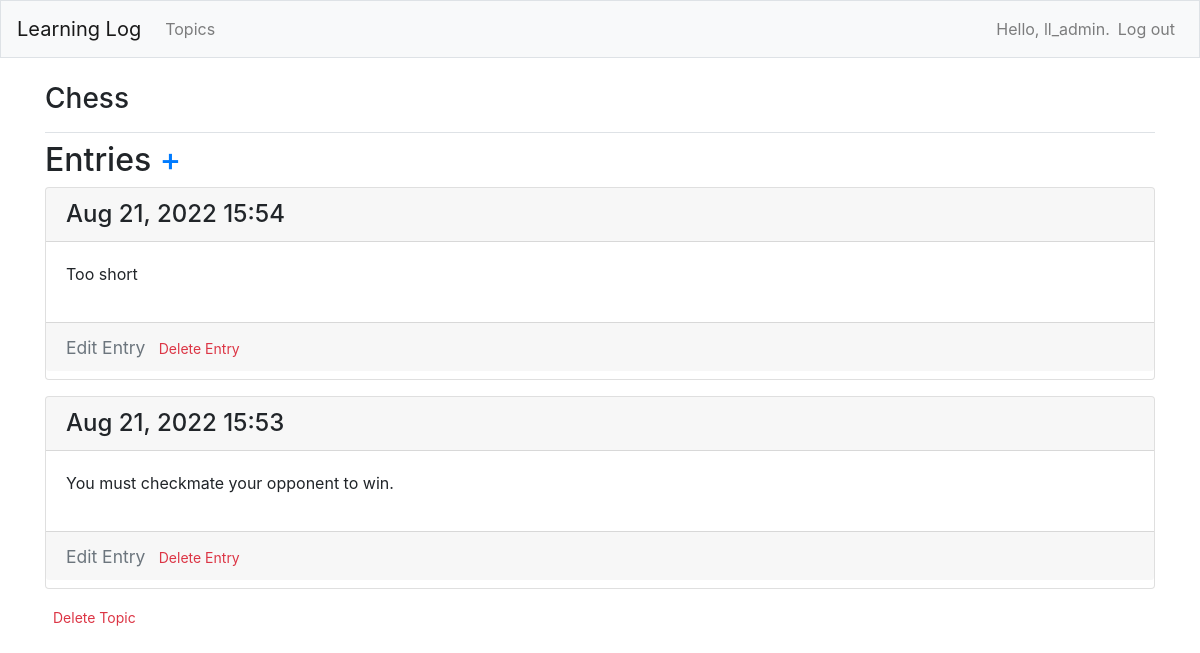
/topic/1/ (signed in), run on an earlier commit of the app's database.
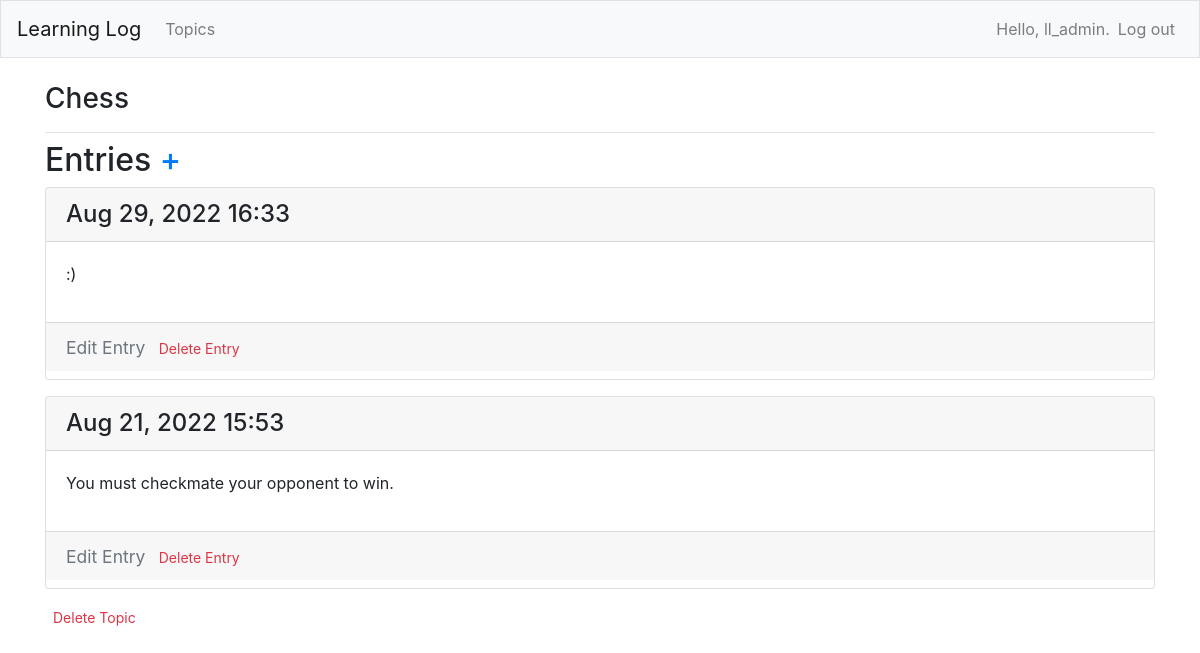
And on a later commit of the database.
### learning_logs/models.py (models this page shows, shortened)
class Topic(models.Model):
    text = models.CharField(max_length=200)
    date_added = models.DateTimeField(auto_now_add=True)
    owner = models.ForeignKey(User, on_delete=models.CASCADE)
    def __str__(self) -> str:
        return self.text

class Entry(models.Model):
    topic = models.ForeignKey(Topic, on_delete=models.CASCADE)
    text = models.TextField()
    date_added = models.DateTimeField(auto_now_add=True)
    class Meta:
        verbose_name_plural = 'entries'

### learning_logs/views.py (the view)
# urls.py: path('topic/<int:topic_id>/', views.topic, name='topic'),
@login_required
def topic(request, topic_id):
    topic = Topic.objects.get(id=topic_id)
    if topic.owner != request.user:
        raise Http404
    entries = topic.entry_set.order_by('-date_added')
    context = {'topic': topic, 'entries': entries}
    return render(request, 'learning_logs/topic.html', context)

### learning_logs/templates/learning_logs/topic.html
{% extends 'learning_logs/base.html' %}
{% block page_header %}
<h3>{{ topic }}</h3>
{% endblock page_header %}
{% block content %}
<h2>Entries <a href="{% url 'learning_logs:new_entry' topic.id %}" style="text-decoration:none">+</a></h2>
{% for entry in entries %}
<div class="card mb-3">
  <h4 class="card-header">
    {{ entry.date_added|date:'M d, Y H:i' }}
  </h4>
  <div class="card-body">
    {{ entry.text|linebreaks }}
  </div>
  <h5 class="card-footer">
    <small><a href="{% url 'learning_logs:edit_entry' entry.id %}" class="btn-outline-secondary" style="text-decoration:none">Edit Entry</a></small>
    <small><a href="{% url 'learning_logs:delete_entry' entry.id %}" class="btn-outline-danger btn-sm" style="text-decoration:none">Delete Entry</a></small>
  </h5>
</div>
{% empty %}
<p>There is no entry for this topic yet.</p>
{% endfor %}
<a href="{% url 'learning_logs:delete_topic' topic.id %}" class="btn-outline-danger btn-sm" style="text-decoration:none">Delete Topic</a>
{% endblock content %}

### learning_logs/templates/learning_logs/base.html (shortened to what this page needs)
{% load bootstrap4 %}
<!doctype html>
<html lang="en">
<head>
  {% bootstrap_css %}
</head>
<body>
  <nav class="navbar navbar-expand-md navbar-light bg-light mb-4 border">
    <a class="navbar-brand" href="{% url 'learning_logs:index' %}">Learning Log</a>
    <div class="collapse navbar-collapse" id="navbarCollapse">
      <ul class="navbar-nav mr-auto">
        <li class="nav-item">
          <a class="nav-link" href="{% url 'learning_logs:topics' %}">Topics</a>
        </li>
      </ul>
      <ul class="navbar-nav ml-auto">
        {% if user.is_authenticated %}
        <li class="nav-item">
          <span class="navbar-text">Hello, {{ user.username }}.</span>
        </li>
        <li class="nav-item">
          <a class="nav-link" href="{% url 'users:logout' %}">Log out</a>
        </li>
        {% else %}
        <li class="nav-item">
          <a class="nav-link" href="{% url 'users:register' %}">Register</a>
        </li>
        <li class="nav-item">
          <a class="nav-link" href="{% url 'users:login' %}">Log in</a>
          {% endif %}
      </ul>
    </div>
  </nav>
  <main role="main" class="container">
    <div class="pb-2 mb-2 border-bottom">
      {% block page_header %}{% endblock page_header %}
    </div>
    <div>
      {% block content %}{% endblock content %}
    </div>
  </main>
</body>
</html>

What changed in the data, as far as the page shows it:
removed Entry: date_added "Aug 21, 2022 15:54", text "Too short"
added Entry: date_added "Aug 29, 2022 16:33", text ":)"
